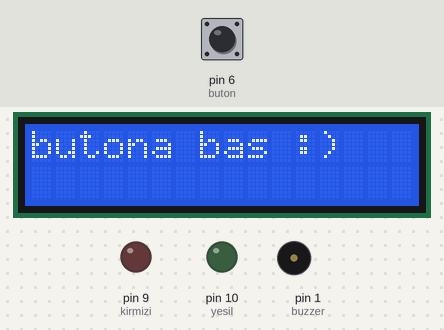
The sketch below on a simulated Arduino Uno, built with avr-gcc and run on an emulated ATmega328P. Parts: 16×2 character LCD, output pins drawn as LEDs (lit = HIGH), buzzer (waves = sounding). Dashed ring = blinking. The test bench sets the inputs (shaded band); at power-on: pin 6 (buton) LOW. Random numbers use the default seed unless the sketch sets one.

Above: at 1.2 s.
1.3 s: pin 6 (buton) pulled HIGH for 0.2 s
At 1.91 s:
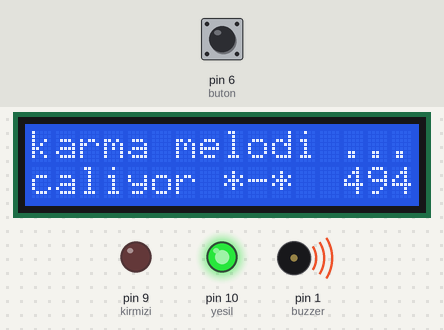
3.8 s: pin 6 (buton) pulled HIGH for 1 s
At 4.57 s:
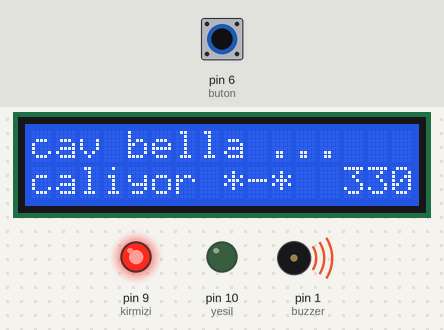
6.5 s: pin 6 (buton) pulled HIGH for 0.2 s
At 7.4 s:
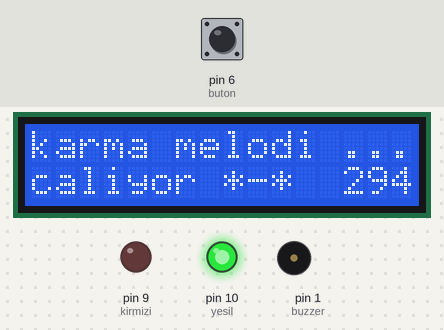
8.6 s: pin 6 (buton) pulled HIGH for 3.2 s
At 9.9 s:
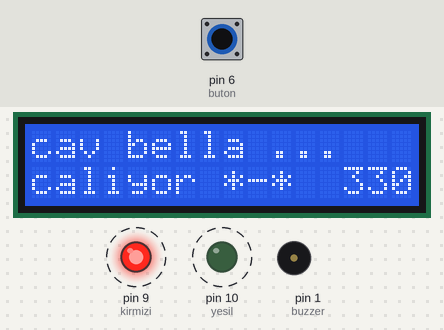
Timing chart, 0 to 14.3 s (numbered marks = the images above; inputs shaded):
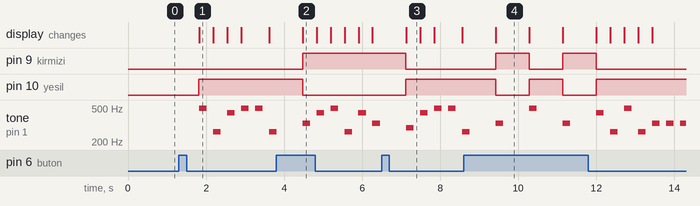

Measured:
- after the input at 1.3 s, pin 10 (yesil): LOW → HIGH after 0.52 s; tone on pin 1 (buzzer): plays 494 Hz for 0.20 s, 262 Hz for 0.20 s, 440 Hz for 0.20 s, 494 Hz for 0.20 s, 494 Hz for 0.20 s, 262 Hz for 0.19 s, starting after 0.52 s; the display: changes after 0.52 s (image 1)
- after the input at 3.8 s, pin 9 (kirmizi): LOW → HIGH after 0.67 s; pin 10 (yesil): HIGH → LOW after 0.67 s
- after the input at 6.5 s, pin 9 (kirmizi): HIGH → LOW after 0.62 s; pin 10 (yesil): LOW → HIGH after 0.62 s
- after the input at 8.6 s, pin 9 (kirmizi): alternates HIGH for 0.86 s and LOW for 0.86 s, 4 changes in all, then stays LOW, starting after 0.82 s; pin 10 (yesil): alternates HIGH for 0.86 s and LOW for 0.86 s, 4 changes in all, then stays HIGH, starting after 0.82 s
- what the display in image 4 shows lasts 0.9 s, from 9.4 s to 10.3 s

The sketch:

melodi-maker-buzzer-16x2.ino
```cpp
#include <LiquidCrystal.h>

int buzzer=1, kirmizi=9, yesil=10, buton=6;
LiquidCrystal lcd(12, 11, 5, 4, 3, 2);

int kdo=262;
int re=294;
int mi=330;
int fa=349;
int sol=392;
int la=440;
int si=494;
int ido=523;

int cavbella[23]={mi,la,si,kdo,la,mi,la,si,kdo,la,mi,la,si,kdo,si,la,kdo,si,la,mi,mi,re,mi};

void setup()
{
  pinMode(kirmizi,OUTPUT);
  pinMode(yesil,OUTPUT);
  pinMode(buzzer,OUTPUT);
  pinMode(buton,INPUT);
  lcd.begin(16, 2);
}

int mod = 1; // Başlangıçta mod 1 olarak ayarlanır
int melodiIndex = 0;
int randint;
boolean melodiCalisiyor = false;

//buranın mantigi:
//eger melodi full calinirsa butona bassak bile degisme olur buton ancak sonda calinabilir
//bu durumda kısa sureli olcagi 1sn bile surmeden direkt degisme olur..
void loop()
{
  if (melodiCalisiyor)
  {
    lcd.clear();
    lcd.home();
    if (mod == 1)
    {
      lcd.print("cav bella ...");
      lcd.setCursor(0, 1);
      lcd.print("caliyor *-*  ");
      digitalWrite(kirmizi,1);
      digitalWrite(yesil,0);

    }
    else if (mod == 2)
    {
      lcd.print("karma melodi ...");
      lcd.setCursor(0, 1);
      lcd.print("caliyor *-*  ");
      randint=random(0,23);
      digitalWrite(kirmizi,0);
      digitalWrite(yesil,1);

    }
    if(mod==1){
      lcd.print(cavbella[melodiIndex]);
      tone(buzzer, cavbella[melodiIndex]);
    }else if(mod==2){
      lcd.print(cavbella[randint]);
      tone(buzzer,cavbella[randint]);
    }
    //burasi ortak
    delay(200);
    noTone(buzzer);
    delay(150);
    melodiIndex = (melodiIndex + 1) % 23; // Sonraki melodinin dizideki indeksini güncelle
  }
  else
  {
    lcd.clear();
    lcd.home();
    lcd.print("butona bas :)");
    delay(150);
  }

  if (digitalRead(buton) != 0)
  {
    mod = (mod == 1) ? 2 : 1; // Modu değiştir
    melodiIndex = 0; // Yeni modda başlangıç indeksini sıfırla
    melodiCalisiyor = true; // Melodiyi çalma durumunu başlat
    delay(500); // Buton tepkisini engellemek için kısa bir gecikme eklendi
  }
}
```
